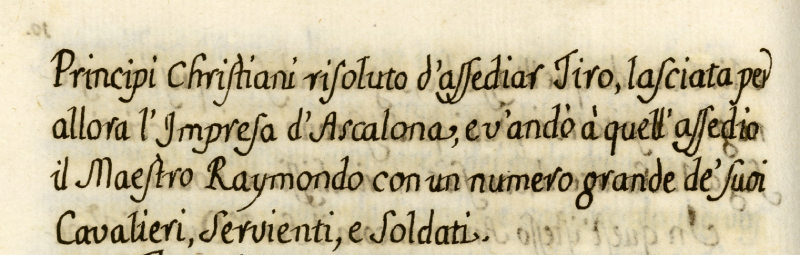
#> input picture images/text.png, 800 x 255 px
$ python ex3d.py
#> lines starting #> are read from the running program, lines starting #| are printed output that depends on the picture; after the words box and inside, x2 and y2 are one past the last pixel; in counts of white or black regions, pixels touching at a corner belong together
### ex1a.py
import cv2

# [7 lines left out: function split_into_4, not called in this run]

def binary_threshold(im, value):
    h, w = im.shape[0], im.shape[1]
    for y in range(0, h):
        for x in range(0, w):
            im[y, x] = 255 if im[y, x] >= value else 0

    return im

# [8 lines left out: function main, not called in this run]

# [2 lines that do not run on import are left out]

### ex3c.py
import cv2
import ex1a as ex1a
import ex3a as ex3a

def erode(im, k):
    h, w = im.shape[0], im.shape[1]

    for i in range(k):
        for y in range(0, h):
            for x in range(0, w):
                if (im[y, x] == 255):
                    hasTop = ex3a.has_neighbour(im, y - 1, x)
                    hasLeft = ex3a.has_neighbour(im, y, x - 1)
                    hasBottom = ex3a.has_neighbour(im, y + 1, x)
                    hasRight = ex3a.has_neighbour(im, y, x + 1)

                    hasTopLeft = ex3a.has_neighbour(im, y - 1, x - 1)
                    hasTopRight = ex3a.has_neighbour(im, y - 1, x + 1)
                    hasBottomLeft = ex3a.has_neighbour(im, y + 1, x - 1)
                    hasBottomRight = ex3a.has_neighbour(im, y + 1, x + 1)

                    if (hasTop == 0 or hasLeft == 0 or hasRight == 0 or hasBottom == 0 or
                    hasTopLeft == 0 or hasTopRight == 0 or hasBottomLeft == 0 or hasBottomRight == 0):
                        im[y, x] = 2

        for y in range(0, h):
            for x in range(0, w):
                if (im[y, x] == 2):
                    im[y, x] = 0

    return im

# [12 lines left out: function main, not called in this run]

# [2 lines that do not run on import are left out]

### ex3b.py
import cv2
import ex1a as ex1a
import ex3a as ex3a

def dilate(im, k):
    h, w = im.shape[0], im.shape[1]

    for i in range(k):
        for y in range(0, h):
            for x in range(0, w):
                if (im[y, x] == 255):
                    hasTop = ex3a.has_neighbour(im, y - 1, x)
                    hasLeft = ex3a.has_neighbour(im, y, x - 1)
                    hasBottom = ex3a.has_neighbour(im, y + 1, x)
                    hasRight = ex3a.has_neighbour(im, y, x + 1)

                    hasTopLeft = ex3a.has_neighbour(im, y - 1, x - 1)
                    hasTopRight = ex3a.has_neighbour(im, y - 1, x + 1)
                    hasBottomLeft = ex3a.has_neighbour(im, y + 1, x - 1)
                    hasBottomRight = ex3a.has_neighbour(im, y + 1, x + 1)

                    if (hasTop == 0):
                        im[y - 1, x] = 2
                    if (hasLeft == 0):
                        im[y, x - 1] = 2
                    if (hasBottom == 0):
                        im[y + 1, x] = 2
                    if (hasRight == 0):
                        im[y, x + 1] = 2

                    if (hasTopLeft == 0):
                        im[y - 1, x - 1] = 2
                    if (hasTopRight == 0):
                        im[y - 1, x + 1] = 2
                    if (hasBottomLeft == 0):
                        im[y + 1, x - 1] = 2
                    if (hasBottomRight == 0):
                        im[y + 1, x + 1] = 2

        for y in range(0, h):
            for x in range(0, w):
                if (im[y, x] == 2):
                    im[y, x] = 255

    return im

# [12 lines left out: function main, not called in this run]

# [2 lines that do not run on import are left out]

### ex3a.py
import cv2
import ex1a as ex1a
import numpy as np

# Returns 1 for presence, 0 for absence and -1 for out of bounds
def has_neighbour(im, y, x):
    try:
        if(im[y, x] != 0):
            return 1
        else:
            return 0
    except (IndexError, ValueError):
        return -1

# [82 lines left out: functions four_connected_components_labelling, main, not called in this run]

# [2 lines that do not run on import are left out]

### ex3d.py
import cv2
import ex1a as ex1a
import ex3b as ex3b
import ex3c as ex3c

def open(im, k):
    im = ex3c.erode(im, k)
    im = ex3b.dilate(im, k)

    return im

def main():
    im = cv2.imread("images/text.png", 0)  # loads image
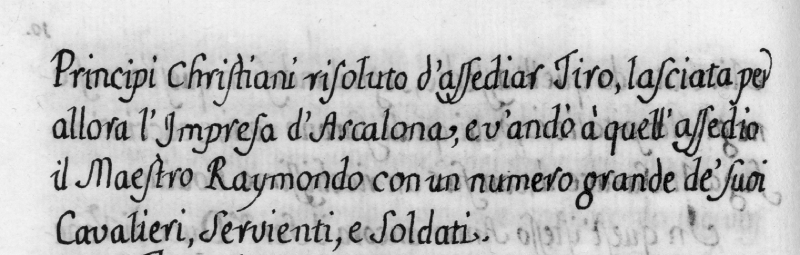
#> im: shape (255, 800); min 0, max 247, mean 188.6
    im = (255 - im) # inverts image
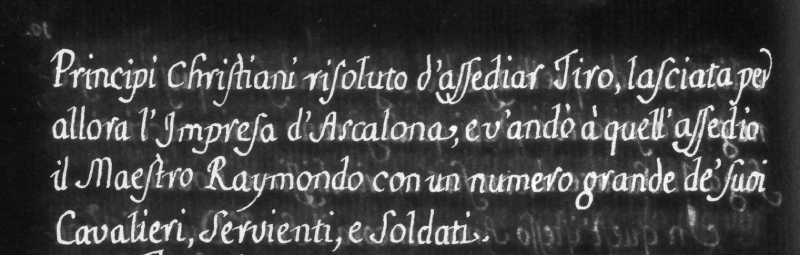
#> im: shape (255, 800); min 8, max 255, mean 66.4
    ex1a.binary_threshold(im, 127)
#> after the loop in binary_threshold, `for y in range(0, h):`:
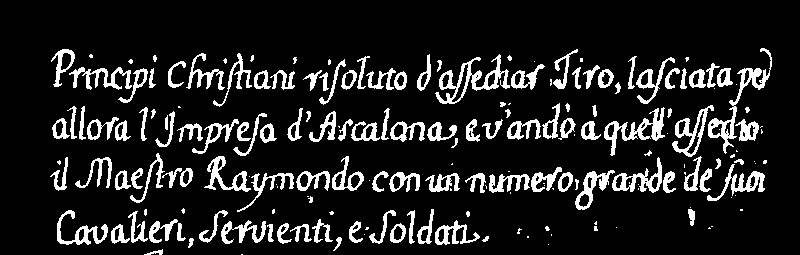
#> im: shape (255, 800); 12.9% white; 191 white regions (68 under 20 px), largest, box (x1, y1, x2, y2) and area: (435, 54, 510, 104) 1025, (708, 48, 772, 154) 971, (604, 107, 665, 156) 824

    cv2.imshow('Binarized image', im)
    cv2.waitKey(0)

    im = open(im, k=1)
#> after the loop in erode, `for i in range(k):`:
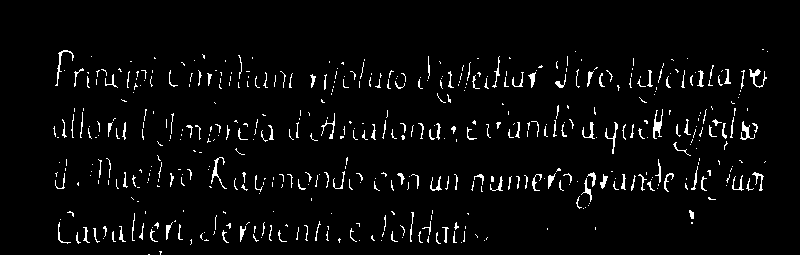
#> im: shape (255, 800); 3.7% white in thin lines or dots, all inside (x1, y1, x2, y2) = (53, 49, 768, 255)
#> after the loop in dilate, `for i in range(k):`:
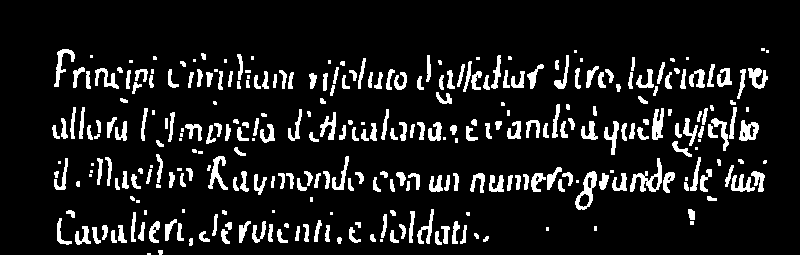
#> im: shape (255, 800); 10.7% white; 311 white regions (61 under 20 px), largest, box (x1, y1, x2, y2) and area: (630, 158, 662, 192) 399, (575, 171, 597, 210) 349, (208, 156, 228, 190) 273
    cv2.imshow('Opening', im)
    cv2.waitKey(0)
    cv2.destroyAllWindows()

if __name__ == '__main__':
    main()
